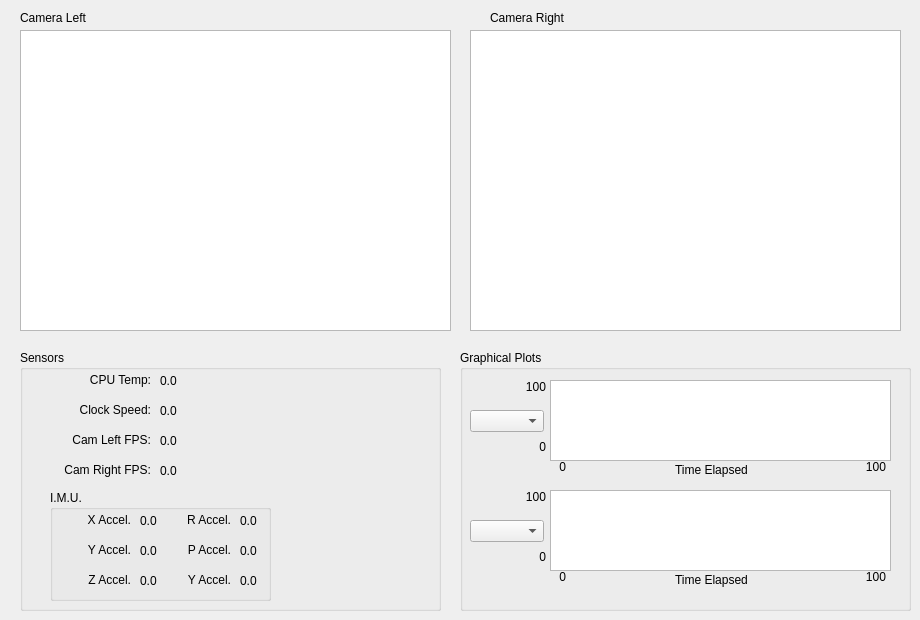
    <widget class="QWidget" name="tab">
     <attribute name="title">
      <string>Sensors</string>
     </attribute>
     <widget class="QGraphicsView" name="graphicsView_2">
      <property name="geometry">
       <rect>
        <x>470</x>
        <y>30</y>
        <width>431</width>
        <height>301</height>
       </rect>
      </property>
     </widget>
     <widget class="QGraphicsView" name="graphicsView_3">
      <property name="geometry">
       <rect>
        <x>20</x>
        <y>30</y>
        <width>431</width>
        <height>301</height>
       </rect>
      </property>
     </widget>
     <widget class="QLabel" name="label">
      <property name="geometry">
       <rect>
        <x>20</x>
        <y>10</y>
        <width>101</width>
        <height>16</height>
       </rect>
      </property>
      <property name="text">
       <string>Camera Left</string>
      </property>
     </widget>
     <widget class="QLabel" name="label_2">
      <property name="geometry">
       <rect>
        <x>490</x>
        <y>10</y>
        <width>111</width>
        <height>16</height>
       </rect>
      </property>
      <property name="text">
       <string>Camera Right</string>
      </property>
     </widget>
     <widget class="QGroupBox" name="groupBox_6">
      <property name="geometry">
       <rect>
        <x>20</x>
        <y>350</y>
        <width>421</width>
        <height>261</height>
       </rect>
      </property>
      <property name="title">
       <string>Sensors</string>
      </property>
      <widget class="QLabel" name="label_105">
       <property name="geometry">
        <rect>
         <x>30</x>
         <y>20</y>
         <width>101</width>
         <height>20</height>
        </rect>
       </property>
       <property name="text">
        <string>CPU Temp:</string>
       </property>
       <property name="alignment">
        <set>Qt::AlignRight|Qt::AlignTrailing|Qt::AlignVCenter</set>
       </property>
      </widget>
      <widget class="QLabel" name="label_107">
       <property name="geometry">
        <rect>
         <x>140</x>
         <y>20</y>
         <width>21</width>
         <height>21</height>
        </rect>
       </property>
       <property name="text">
        <string>0.0</string>
       </property>
      </widget>
      <widget class="QLabel" name="label_108">
       <property name="geometry">
        <rect>
         <x>30</x>
         <y>50</y>
         <width>101</width>
         <height>20</height>
        </rect>
       </property>
       <property name="text">
        <string>Clock Speed:</string>
       </property>
       <property name="alignment">
        <set>Qt::AlignRight|Qt::AlignTrailing|Qt::AlignVCenter</set>
       </property>
      </widget>
      <widget class="QLabel" name="label_109">
       <property name="geometry">
        <rect>
         <x>140</x>
         <y>50</y>
         <width>21</width>
         <height>21</height>
        </rect>
       </property>
       <property name="text">
        <string>0.0</string>
       </property>
      </widget>
      <widget class="QLabel" name="label_120">
       <property name="geometry">
        <rect>
         <x>140</x>
         <y>80</y>
         <width>21</width>
         <height>21</height>
        </rect>
       </property>
       <property name="text">
        <string>0.0</string>
       </property>
      </widget>
      <widget class="QLabel" name="label_121">
       <property name="geometry">
        <rect>
         <x>30</x>
         <y>80</y>
         <width>101</width>
         <height>20</height>
        </rect>
       </property>
       <property name="text">
        <string>Cam Left FPS:</string>
       </property>
       <property name="alignment">
        <set>Qt::AlignRight|Qt::AlignTrailing|Qt::AlignVCenter</set>
       </property>
      </widget>
      <widget class="QLabel" name="label_122">
       <property name="geometry">
        <rect>
         <x>140</x>
         <y>110</y>
         <width>21</width>
         <height>21</height>
        </rect>
       </property>
       <property name="text">
        <string>0.0</string>
       </property>
      </widget>
      <widget class="QLabel" name="label_123">
       <property name="geometry">
        <rect>
         <x>30</x>
         <y>110</y>
         <width>101</width>
         <height>20</height>
        </rect>
       </property>
       <property name="text">
        <string>Cam Right FPS:</string>
       </property>
       <property name="alignment">
        <set>Qt::AlignRight|Qt::AlignTrailing|Qt::AlignVCenter</set>
       </property>
      </widget>
      <widget class="QGroupBox" name="groupBox_21">
       <property name="geometry">
        <rect>
         <x>30</x>
         <y>140</y>
         <width>221</width>
         <height>111</height>
        </rect>
       </property>
       <property name="title">
        <string>I.M.U.</string>
       </property>
       <widget class="QLabel" name="label_124">
        <property name="geometry">
         <rect>
          <x>90</x>
          <y>20</y>
          <width>21</width>
          <height>21</height>
         </rect>
        </property>
        <property name="text">
         <string>0.0</string>
        </property>
       </widget>
       <widget class="QLabel" name="label_125">
        <property name="geometry">
         <rect>
          <x>30</x>
          <y>20</y>
          <width>51</width>
          <height>20</height>
         </rect>
        </property>
        <property name="text">
         <string>X Accel.</string>
        </property>
        <property name="alignment">
         <set>Qt::AlignRight|Qt::AlignTrailing|Qt::AlignVCenter</set>
        </property>
       </widget>
       <widget class="QLabel" name="label_126">
        <property name="geometry">
         <rect>
          <x>90</x>
          <y>50</y>
          <width>21</width>
          <height>21</height>
         </rect>
        </property>
        <property name="text">
         <string>0.0</string>
        </property>
       </widget>
       <widget class="QLabel" name="label_127">
        <property name="geometry">
         <rect>
          <x>30</x>
          <y>50</y>
          <width>51</width>
          <height>20</height>
         </rect>
        </property>
        <property name="text">
         <string>Y Accel.</string>
        </property>
        <property name="alignment">
         <set>Qt::AlignRight|Qt::AlignTrailing|Qt::AlignVCenter</set>
        </property>
       </widget>
       <widget class="QLabel" name="label_128">
        <property name="geometry">
         <rect>
          <x>90</x>
          <y>80</y>
          <width>21</width>
          <height>21</height>
         </rect>
        </property>
        <property name="text">
         <string>0.0</string>
        </property>
       </widget>
       <widget class="QLabel" name="label_129">
        <property name="geometry">
         <rect>
          <x>30</x>
          <y>80</y>
          <width>51</width>
          <height>20</height>
         </rect>
        </property>
        <property name="text">
         <string>Z Accel.</string>
        </property>
        <property name="alignment">
         <set>Qt::AlignRight|Qt::AlignTrailing|Qt::AlignVCenter</set>
        </property>
       </widget>
       <widget class="QLabel" name="label_130">
        <property name="geometry">
         <rect>
          <x>190</x>
          <y>20</y>
          <width>21</width>
          <height>21</height>
         </rect>
        </property>
        <property name="text">
         <string>0.0</string>
        </property>
       </widget>
       <widget class="QLabel" name="label_131">
        <property name="geometry">
         <rect>
          <x>130</x>
          <y>20</y>
          <width>51</width>
          <height>20</height>
         </rect>
        </property>
        <property name="text">
         <string>R Accel.</string>
        </property>
        <property name="alignment">
         <set>Qt::AlignRight|Qt::AlignTrailing|Qt::AlignVCenter</set>
        </property>
       </widget>
       <widget class="QLabel" name="label_132">
        <property name="geometry">
         <rect>
          <x>190</x>
          <y>50</y>
          <width>21</width>
          <height>21</height>
         </rect>
        </property>
        <property name="text">
         <string>0.0</string>
        </property>
       </widget>
       <widget class="QLabel" name="label_133">
        <property name="geometry">
         <rect>
          <x>130</x>
          <y>50</y>
          <width>51</width>
          <height>20</height>
         </rect>
        </property>
        <property name="text">
         <string>P Accel.</string>
        </property>
        <property name="alignment">
         <set>Qt::AlignRight|Qt::AlignTrailing|Qt::AlignVCenter</set>
        </property>
       </widget>
       <widget class="QLabel" name="label_134">
        <property name="geometry">
         <rect>
          <x>190</x>
          <y>80</y>
          <width>21</width>
          <height>21</height>
         </rect>
        </property>
        <property name="text">
         <string>0.0</string>
        </property>
       </widget>
       <widget class="QLabel" name="label_135">
        <property name="geometry">
         <rect>
          <x>130</x>
          <y>80</y>
          <width>51</width>
          <height>20</height>
         </rect>
        </property>
        <property name="text">
         <string>Y Accel.</string>
        </property>
        <property name="alignment">
         <set>Qt::AlignRight|Qt::AlignTrailing|Qt::AlignVCenter</set>
        </property>
       </widget>
      </widget>
     </widget>
     <widget class="QGroupBox" name="groupBox_20">
      <property name="geometry">
       <rect>
        <x>460</x>
        <y>350</y>
        <width>451</width>
        <height>261</height>
       </rect>
      </property>
      <property name="title">
       <string>Graphical Plots</string>
      </property>
      <widget class="QGraphicsView" name="graphicsView_6">
       <property name="geometry">
        <rect>
         <x>90</x>
         <y>30</y>
         <width>341</width>
         <height>81</height>
        </rect>
       </property>
      </widget>
      <widget class="QComboBox" name="comboBox_2">
       <property name="geometry">
        <rect>
         <x>10</x>
         <y>60</y>
         <width>74</width>
         <height>22</height>
        </rect>
       </property>
      </widget>
      <widget class="QLabel" name="label_110">
       <property name="geometry">
        <rect>
         <x>40</x>
         <y>30</y>
         <width>46</width>
         <height>13</height>
        </rect>
       </property>
       <property name="text">
        <string>100</string>
       </property>
       <property name="alignment">
        <set>Qt::AlignRight|Qt::AlignTrailing|Qt::AlignVCenter</set>
       </property>
      </widget>
      <widget class="QLabel" name="label_111">
       <property name="geometry">
        <rect>
         <x>40</x>
         <y>90</y>
         <width>46</width>
         <height>13</height>
        </rect>
       </property>
       <property name="text">
        <string>0</string>
       </property>
       <property name="alignment">
        <set>Qt::AlignRight|Qt::AlignTrailing|Qt::AlignVCenter</set>
       </property>
      </widget>
      <widget class="QLabel" name="label_112">
       <property name="geometry">
        <rect>
         <x>60</x>
         <y>110</y>
         <width>46</width>
         <height>13</height>
        </rect>
       </property>
       <property name="text">
        <string>0</string>
       </property>
       <property name="alignment">
        <set>Qt::AlignRight|Qt::AlignTrailing|Qt::AlignVCenter</set>
       </property>
      </widget>
      <widget class="QLabel" name="label_113">
       <property name="geometry">
        <rect>
         <x>380</x>
         <y>110</y>
         <width>46</width>
         <height>13</height>
        </rect>
       </property>
       <property name="text">
        <string>100</string>
       </property>
       <property name="alignment">
        <set>Qt::AlignRight|Qt::AlignTrailing|Qt::AlignVCenter</set>
       </property>
      </widget>
      <widget class="QLabel" name="label_114">
       <property name="geometry">
        <rect>
         <x>215</x>
         <y>110</y>
         <width>81</width>
         <height>20</height>
        </rect>
       </property>
       <property name="text">
        <string>Time Elapsed</string>
       </property>
      </widget>
      <widget class="QLabel" name="label_115">
       <property name="geometry">
        <rect>
         <x>40</x>
         <y>140</y>
         <width>46</width>
         <height>13</height>
        </rect>
       </property>
       <property name="text">
        <string>100</string>
       </property>
       <property name="alignment">
        <set>Qt::AlignRight|Qt::AlignTrailing|Qt::AlignVCenter</set>
       </property>
      </widget>
      <widget class="QComboBox" name="comboBox_3">
       <property name="geometry">
        <rect>
         <x>10</x>
         <y>170</y>
         <width>74</width>
         <height>22</height>
        </rect>
       </property>
      </widget>
      <widget class="QLabel" name="label_116">
       <property name="geometry">
        <rect>
         <x>40</x>
         <y>200</y>
         <width>46</width>
         <height>13</height>
        </rect>
       </property>
       <property name="text">
        <string>0</string>
       </property>
       <property name="alignment">
        <set>Qt::AlignRight|Qt::AlignTrailing|Qt::AlignVCenter</set>
       </property>
      </widget>
      <widget class="QGraphicsView" name="graphicsView_7">
       <property name="geometry">
        <rect>
         <x>90</x>
         <y>140</y>
         <width>341</width>
         <height>81</height>
        </rect>
       </property>
      </widget>
      <widget class="QLabel" name="label_117">
       <property name="geometry">
        <rect>
         <x>215</x>
         <y>220</y>
         <width>81</width>
         <height>20</height>
        </rect>
       </property>
       <property name="text">
        <string>Time Elapsed</string>
       </property>
      </widget>
      <widget class="QLabel" name="label_118">
       <property name="geometry">
        <rect>
         <x>380</x>
         <y>220</y>
         <width>46</width>
         <height>13</height>
        </rect>
       </property>
       <property name="text">
        <string>100</string>
       </property>
       <property name="alignment">
        <set>Qt::AlignRight|Qt::AlignTrailing|Qt::AlignVCenter</set>
       </property>
      </widget>
      <widget class="QLabel" name="label_119">
       <property name="geometry">
        <rect>
         <x>60</x>
         <y>220</y>
         <width>46</width>
         <height>13</height>
        </rect>
       </property>
       <property name="text">
        <string>0</string>
       </property>
       <property name="alignment">
        <set>Qt::AlignRight|Qt::AlignTrailing|Qt::AlignVCenter</set>
       </property>
      </widget>
     </widget>
    </widget>
